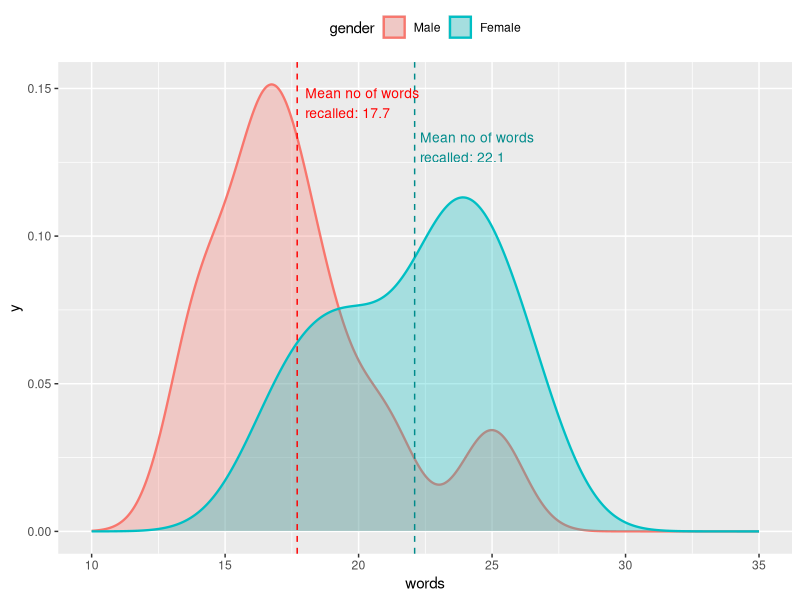
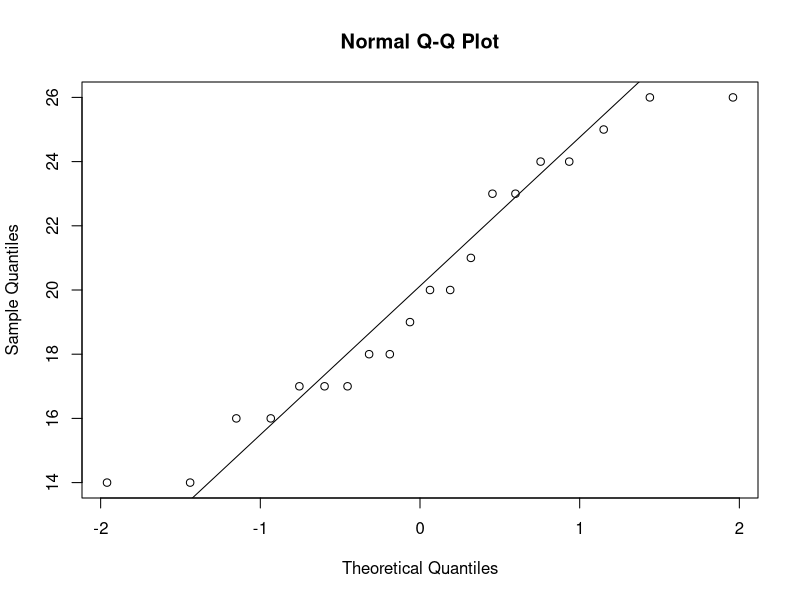

Write R code to recreate these figures, in order.
## ---- chunk 1
knitr::opts_chunk$set(echo = TRUE, fig.align = "center", comment = "")

library(tidyverse)
library(haven)

## ---- chunk 2
# Loading data
memory_ability <- 
read_sav("./data/EX4.sav") %>% 
     mutate(gender = as.character(gender),
            gender = factor(gender, levels = 1:2, labels = c("Male", "Female")))

mean_words_male <- 
memory_ability %>% 
     filter(gender == "Male") %>% 
     summarise(mean_word = mean(words)) %>% 
     pull()

mean_words_female <- 
memory_ability %>% 
     filter(gender == "Female") %>% 
     summarise(mean_word = mean(words)) %>% 
     pull()

memory_ability %>% 
     ggplot(aes(x = words, fill = gender,color = gender)) +
     geom_density(alpha = 0.3, size = 0.8) +
     geom_vline(xintercept = mean_words_male, lty = "dashed", color = "red") +
     geom_vline(xintercept = mean_words_female, lty = "dashed", color = "cyan4") +
     scale_x_continuous(limits = c(10, 35)) +
     theme(legend.position = "top") +
     annotate(geom = "text", label = "Mean no of words \nrecalled: 17.7",
              x = 18, y = 0.145, hjust = 0, size = 3.5, color = "red") +
     annotate(geom = "text", label = "Mean no of words \nrecalled: 22.1",
              x = 22.3, y = 0.13, hjust = 0, size = 3.5, color = "cyan4")

## ---- chunk 3
skimr::skim_tee(memory_ability)
## ---- chunk 4
qqnorm(memory_ability$words)
qqline(memory_ability$words)
## ---- chunk 5
shapiro.test(memory_ability$words)
## ---- chunk 6
car::leveneTest(words ~ gender, data = memory_ability, center = "mean")
## ---- chunk 7
ind_ttest <- 
t.test(words ~ gender, data = memory_ability, alternative = "two.sided")

ind_ttest

## ---- chunk 8
ind_ttest$statistic^2 / (ind_ttest$statistic^2 + ind_ttest$parameter)
## ---- chunk 9
# X1 - mean words recalled by male
mean_male <- 
memory_ability %>% filter(gender == "Male") %>% summarise(m_words = mean(words)) %>% pull()

# X2 - mean words recalled by female
mean_female <- 
memory_ability %>% filter(gender == "Female") %>% summarise(m_words = mean(words)) %>% pull()

# s1 - variance of words recalled by male
variance_male <- 
memory_ability %>% filter(gender == "Male") %>% summarise(m_words = var(words)) %>% pull()

# s2 - variance of words recalled by female
variance_female <- 
memory_ability %>% filter(gender == "Female") %>% summarise(m_words = var(words)) %>% pull()

# no of male
n_male <- 
memory_ability %>% filter(gender == "Male") %>% count() %>% pull()

# no of female
n_female <- 
memory_ability %>% filter(gender == "Female") %>% count() %>% pull()
## ---- chunk 10
# Computing the t statistic
t_stat <- 
(mean_male - mean_female) / sqrt((variance_male/n_male) + (variance_female/ n_female))

t_stat

# Deriving the two-tailed p-value
pt(q = t_stat, df = 18) * 2
